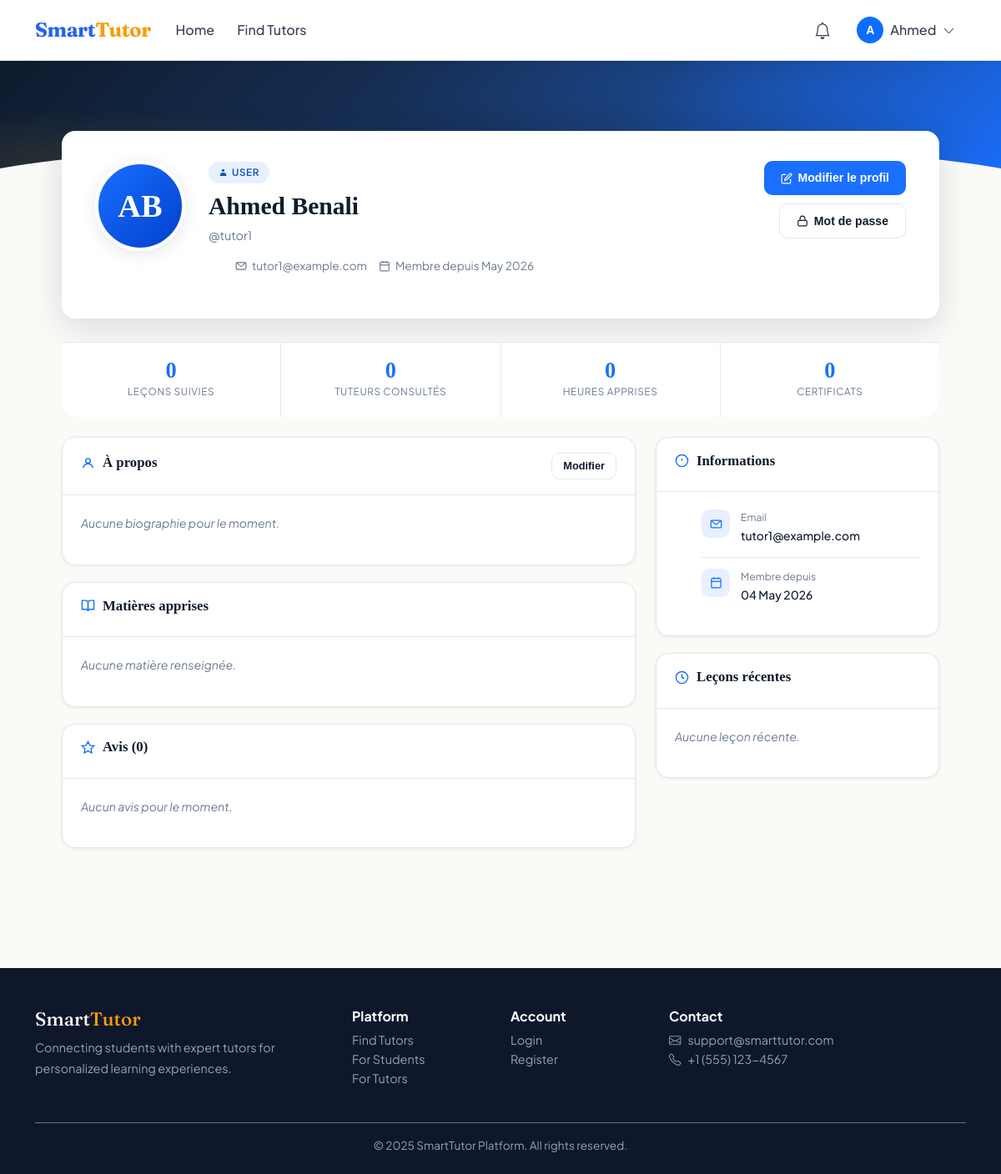
The page /accounts/profile/ (signed in) on the database its author committed.
### accounts/models.py (models this page shows, shortened)
class User(AbstractUser):
    ROLE_STUDENT = 'student'
    ROLE_TUTOR = 'tutor'
    ROLE_ADMIN = 'admin'
    ROLE_CHOICES = [
        (ROLE_STUDENT, 'Student'),
        (ROLE_TUTOR, 'Tutor'),
        (ROLE_ADMIN, 'Admin'),
    ]
    role = models.CharField(max_length=10, choices=ROLE_CHOICES, default=ROLE_STUDENT)
    profile_picture = models.ImageField(upload_to='profile_pics/', blank=True, null=True)
    phone = models.CharField(max_length=20, blank=True)
    bio = models.TextField(blank=True)
    date_of_birth = models.DateField(null=True, blank=True)
    is_verified = models.BooleanField(default=False)
    created_at = models.DateTimeField(auto_now_add=True)
    updated_at = models.DateTimeField(auto_now=True)
    class Meta:
        db_table = 'users'
        verbose_name = 'User'
        verbose_name_plural = 'Users'
    @property
    def is_tutor(self):
        return self.role == self.ROLE_TUTOR

### accounts/views.py (the view)
# urls.py: path('profile/', views.profile_view, name='profile'),
@login_required
def profile_view(request):
    user = request.user
    tutor_profile = None
    student_profile = None
    if user.is_tutor:
        tutor_profile = getattr(user, 'tutorprofile', None)
    else:
        student_profile = getattr(user, 'studentprofile', None)
    context = {
        'profile_user': user,
        'tutor_profile': tutor_profile,
        'student_profile': student_profile,
    }
    return render(request, 'accounts/profile.html', context)

### accounts/templates/accounts/profile.html (shortened to what this page needs)
{% extends 'base.html' %}
{% load static %}
{% block content %}
<div class="profile-hero"></div>
<div class="profile-container">
  <div class="profile-card-wrapper">
    <div class="profile-main-card">
      <div class="p-avatar-wrap">
        {% if profile.photo %}
          <img src="{{ profile.photo.url }}" alt="{{ user.get_full_name }}" class="p-avatar">
        {% else %}
          <div class="p-avatar-fallback">
            {{ user.first_name|first|upper }}{{ user.last_name|first|upper }}
          </div>
        {% endif %}
      </div>
      <div>
        {% if user.groups.first.name == 'Tuteur' %}
          <span class="p-role-badge tutor">
            <svg width="11" height="11" fill="currentColor" viewBox="0 0 20 20"><path d="M10.394 2.08a1 1 0 00-.788 0l-7 3a1 1 0 000 1.84L5.25 8.051a.999.999 0 01.356-.257l4-1.714a1 1 0 11.788 1.838l-2.727 1.17 1.94.831a1 1 0 00.787 0l7-3a1 1 0 000-1.838l-7-3zM3.31 9.397L5 10.12v4.102a8.969 8.969 0 00-1.05-.174 1 1 0 01-.89-.89 11.115 11.115 0 01.25-3.762zm5.99 7.176A9.026 9.026 0 007 14.935v-3.957l1.818.78a3 3 0 002.364 0l5.508-2.361a11.026 11.026 0 01.25 3.762 1 1 0 01-.89.89 8.968 8.968 0 00-5.35 2.524 1 1 0 01-1.4 0zM6 18a1 1 0 001-1v-2.065a8.935 8.935 0 00-2-.712V17a1 1 0 001 1z"/></svg>
            Tuteur
          </span>
        {% else %}
          <span class="p-role-badge student">
            <svg width="11" height="11" fill="currentColor" viewBox="0 0 20 20"><path d="M10 9a3 3 0 100-6 3 3 0 000 6zm-7 9a7 7 0 1114 0H3z"/></svg>
            User
          </span>
        {% endif %}
        <h1 class="p-name">{{ user.get_full_name|default:user.username }}</h1>
        <p class="p-username">@{{ user.username }}</p>
        <ul class="p-meta">
          <li>
            <svg width="14" height="14" viewBox="0 0 24 24" fill="none" stroke="currentColor" stroke-width="2"><rect x="2" y="5" width="20" height="14" rx="2"/><polyline points="2,5 12,13 22,5"/></svg>
            {{ user.email }}
          </li>
          <li>
            <svg width="14" height="14" viewBox="0 0 24 24" fill="none" stroke="currentColor" stroke-width="2"><rect x="3" y="4" width="18" height="18" rx="2"/><line x1="16" y1="2" x2="16" y2="6"/><line x1="8" y1="2" x2="8" y2="6"/><line x1="3" y1="10" x2="21" y2="10"/></svg>
            Membre depuis {{ user.date_joined|date:"F Y" }}
          </li>
        </ul>
      </div>
      <div class="p-actions">
        {% if request.user == user %}
          <a href="{% url 'accounts:edit_profile' %}" class="p-btn p-btn-primary">
            <svg width="14" height="14" viewBox="0 0 24 24" fill="none" stroke="currentColor" stroke-width="2"><path d="M11 4H4a2 2 0 00-2 2v14a2 2 0 002 2h14a2 2 0 002-2v-7"/><path d="M18.5 2.5a2.1 2.1 0 013 3L12 15l-4 1 1-4 9.5-9.5z"/></svg>
            Modifier le profil
          </a>
          <a href="{% url 'accounts:password_reset' %}" class="p-btn p-btn-outline">
            <svg width="14" height="14" viewBox="0 0 24 24" fill="none" stroke="currentColor" stroke-width="2"><rect x="3" y="11" width="18" height="11" rx="2"/><path d="M7 11V7a5 5 0 0110 0v4"/></svg>
            Mot de passe
          </a>
        {% endif %}
      </div>
    </div>
    <div class="p-stats-row">
      {% if user.groups.first.name == 'Tuteur' %}
        <div class="p-stat-cell">
          <div class="p-stat-value">{{ profile.total_lessons|default:"0" }}</div>
          <div class="p-stat-label">Leçons données</div>
        </div>
        <div class="p-stat-cell">
          <div class="p-stat-value">{{ profile.total_students|default:"0" }}</div>
          <div class="p-stat-label">Étudiants</div>
        </div>
        <div class="p-stat-cell">
          <div class="p-stat-value">{{ profile.average_rating|floatformat:1|default:"—" }}</div>
          <div class="p-stat-label">Note moyenne</div>
        </div>
        <div class="p-stat-cell">
          <div class="p-stat-value">{{ profile.years_experience|default:"0" }}</div>
          <div class="p-stat-label">Ans d'expérience</div>
        </div>
      {% else %}
        <div class="p-stat-cell">
          <div class="p-stat-value">{{ profile.lessons_taken|default:"0" }}</div>
          <div class="p-stat-label">Leçons suivies</div>
        </div>
        <div class="p-stat-cell">
          <div class="p-stat-value">{{ profile.tutors_count|default:"0" }}</div>
          <div class="p-stat-label">Tuteurs consultés</div>
        </div>
        <div class="p-stat-cell">
          <div class="p-stat-value">{{ profile.hours_learned|default:"0" }}</div>
          <div class="p-stat-label">Heures apprises</div>
        </div>
        <div class="p-stat-cell">
          <div class="p-stat-value">{{ profile.certificates|default:"0" }}</div>
          <div class="p-stat-label">Certificats</div>
        </div>
      {% endif %}
    </div>
  </div>
  <div class="p-content-grid">
    <div>
      <div class="p-card">
        <div class="p-card-header">
          <h2 class="p-card-title">
            <svg width="17" height="17" viewBox="0 0 24 24" fill="none" stroke="var(--sky)" stroke-width="2"><circle cx="12" cy="8" r="4"/><path d="M4 20c0-4 3.6-7 8-7s8 3 8 7"/></svg>
            À propos
          </h2>
          {% if request.user == user %}
          <a href="{% url 'accounts:edit_profile' %}" class="p-btn p-btn-outline" style="padding:5px 13px;font-size:.8rem;">Modifier</a>
          {% endif %}
        </div>
        <div class="p-card-body">
          {% if profile.bio %}
            <p class="p-bio">{{ profile.bio }}</p>
          {% else %}
            <p class="p-empty">Aucune biographie pour le moment.</p>
          {% endif %}
        </div>
      </div>
      <div class="p-card">
        <div class="p-card-header">
          <h2 class="p-card-title">
            <svg width="17" height="17" viewBox="0 0 24 24" fill="none" stroke="var(--sky)" stroke-width="2"><path d="M2 3h6a4 4 0 014 4v14a3 3 0 00-3-3H2z"/><path d="M22 3h-6a4 4 0 00-4 4v14a3 3 0 013-3h7z"/></svg>
            {% if user.groups.first.name == 'Tuteur' %}Matières enseignées{% else %}Matières apprises{% endif %}
          </h2>
        </div>
        <div class="p-card-body">
          {% if profile.subjects.all %}
            <div class="p-tags">
              {% for subject in profile.subjects.all %}
                <span class="p-tag">{{ subject.name }}</span>
              {% endfor %}
            </div>
          {% else %}
            <p class="p-empty">Aucune matière renseignée.</p>
          {% endif %}
        </div>
      </div>
      <div class="p-card">
        <div class="p-card-header">
          <h2 class="p-card-title">
            <svg width="17" height="17" viewBox="0 0 24 24" fill="none" stroke="var(--sky)" stroke-width="2"><polygon points="12 2 15.1 8.3 22 9.3 17 14.1 18.2 21 12 17.8 5.8 21 7 14.1 2 9.3 8.9 8.3 12 2"/></svg>
            Avis ({{ reviews.count|default:"0" }})
          </h2>
        </div>
        <div class="p-card-body">
          {% if reviews %}
            {% for review in reviews %}
            <div class="p-review">
              <div class="p-review-top">
                <span class="p-reviewer">{{ review.author.get_full_name|default:review.author.username }}</span>
                <span class="p-rev-date">{{ review.created_at|date:"d M Y" }}</span>
              </div>
              <div class="p-stars">
                {% for i in "12345" %}{% if forloop.counter <= review.rating %}★{% else %}☆{% endif %}{% endfor %}
              </div>
              <p class="p-rev-text">{{ review.comment }}</p>
            </div>
            {% endfor %}
          {% else %}
            <p class="p-empty">Aucun avis pour le moment.</p>
          {% endif %}
        </div>
      </div>
    </div>
    <div>
      <div class="p-card">
        <div class="p-card-header">
          <h2 class="p-card-title">
            <svg width="17" height="17" viewBox="0 0 24 24" fill="none" stroke="var(--sky)" stroke-width="2"><circle cx="12" cy="12" r="10"/><line x1="12" y1="8" x2="12" y2="12"/><line x1="12" y1="16" x2="12.01" y2="16"/></svg>
            Informations
          </h2>
        </div>
        <div class="p-card-body" style="padding-top:8px;padding-bottom:8px;">
          <ul class="p-info-list">
            <li class="p-info-item">
              <div class="p-info-icon">
                <svg width="15" height="15" viewBox="0 0 24 24" fill="none" stroke="var(--sky)" stroke-width="2"><rect x="2" y="5" width="20" height="14" rx="2"/><polyline points="2,5 12,13 22,5"/></svg>
              </div>
              <div>
                <div class="p-info-key">Email</div>
                <div class="p-info-val">{{ user.email|default:"Non renseigné" }}</div>
              </div>
            </li>
            <li class="p-info-item">
              <div class="p-info-icon">
                <svg width="15" height="15" viewBox="0 0 24 24" fill="none" stroke="var(--sky)" stroke-width="2"><rect x="3" y="4" width="18" height="18" rx="2"/><line x1="16" y1="2" x2="16" y2="6"/><line x1="8" y1="2" x2="8" y2="6"/><line x1="3" y1="10" x2="21" y2="10"/></svg>
              </div>
              <div>
                <div class="p-info-key">Membre depuis</div>
                <div class="p-info-val">{{ user.date_joined|date:"d F Y" }}</div>
              </div>
            </li>
          </ul>
        </div>
      </div>
      <div class="p-card">
        <div class="p-card-header">
          <h2 class="p-card-title">
            <svg width="17" height="17" viewBox="0 0 24 24" fill="none" stroke="var(--sky)" stroke-width="2"><circle cx="12" cy="12" r="10"/><polyline points="12 6 12 12 16 14"/></svg>
            Leçons récentes
          </h2>
        </div>
        <div class="p-card-body">
          {% if recent_lessons %}
            {% for lesson in recent_lessons %}
            <div class="p-lesson-item">
              <div class="p-lesson-subj">{{ lesson.subject }}</div>
              <div class="p-lesson-meta">{{ lesson.date|date:"d M Y" }} · {{ lesson.duration }}h</div>
            </div>
            {% endfor %}
          {% else %}
            <p class="p-empty">Aucune leçon récente.</p>
          {% endif %}
        </div>
      </div>
    </div>
  </div>
</div>
{% endblock %}

### templates/base.html (shortened to what this page needs)
<!DOCTYPE html>
<html lang="en">
<head>
    <link href="https://cdn.jsdelivr.net/npm/bootstrap@5.3.2/dist/css/bootstrap.min.css" rel="stylesheet">
    <link href="https://cdn.jsdelivr.net/npm/bootstrap-icons@1.11.3/font/bootstrap-icons.min.css" rel="stylesheet">
</head>
<body>
<nav class="navbar navbar-expand-lg sticky-top">
    <div class="container">
        <a class="navbar-brand" href="{% url 'accounts:home' %}">
            Smart<span>Tutor</span>
        </a>
        <div class="collapse navbar-collapse" id="navMenu">
            <ul class="navbar-nav me-auto">
                <li class="nav-item">
                    <a class="nav-link {% if request.resolver_match.url_name == 'home' %}active{% endif %}"
                       href="{% url 'accounts:home' %}">Home</a>
                </li>
                <li class="nav-item">
                    <a class="nav-link {% if 'tutors' in request.path %}active{% endif %}"
                       href="{% url 'tutors:list' %}">Find Tutors</a>
                </li>
            </ul>
            <ul class="navbar-nav align-items-center gap-1">
                {% if user.is_authenticated %}
                    <li class="nav-item dropdown">
                        <a class="nav-link position-relative" href="#" data-bs-toggle="dropdown">
                            <i class="bi bi-bell fs-5"></i>
                        </a>
                    </li>
                    <li class="nav-item dropdown">
                        <a class="nav-link d-flex align-items-center gap-2" href="#" data-bs-toggle="dropdown">
                            {% if user.profile_picture %}
                                <img src="{{ user.profile_picture.url }}" alt="" class="rounded-circle" width="32" height="32" style="object-fit:cover;">
                            {% else %}
                                <div class="rounded-circle bg-primary d-flex align-items-center justify-content-center"
                                     style="width:32px;height:32px;color:#fff;font-weight:700;font-size:.85rem;">
                                    {{ user.first_name|first|upper }}
                                </div>
                            {% endif %}
                            <span class="d-none d-md-inline fw-600">{{ user.first_name }}</span>
                            <i class="bi bi-chevron-down small"></i>
                        </a>
                    </li>
                {% endif %}
            </ul>
        </div>
    </div>
</nav>
{% block content %}{% endblock %}
{% block footer %}
<footer>
    <div class="container">
        <div class="row g-4 mb-4">
            <div class="col-lg-4">
                <h5 style="font-family:var(--font-display);color:#fff;font-size:1.4rem;">
                    Smart<span style="color:var(--accent);">Tutor</span>
                </h5>
                <p class="mt-2" style="font-size:.9rem;line-height:1.7;">
                    Connecting students with expert tutors for personalized learning experiences.
                </p>
            </div>
            <div class="col-6 col-lg-2">
                <h6>Platform</h6>
                <ul class="list-unstyled mt-2" style="font-size:.9rem;">
                    <li><a href="{% url 'tutors:list' %}">Find Tutors</a></li>
                    <li><a href="{% url 'accounts:register_student' %}">For Students</a></li>
                    <li><a href="{% url 'accounts:register_tutor' %}">For Tutors</a></li>
                </ul>
            </div>
            <div class="col-6 col-lg-2">
                <h6>Account</h6>
                <ul class="list-unstyled mt-2" style="font-size:.9rem;">
                    <li><a href="{% url 'accounts:login' %}">Login</a></li>
                    <li><a href="{% url 'accounts:register' %}">Register</a></li>
                </ul>
            </div>
            <div class="col-lg-4">
                <h6>Contact</h6>
                <p style="font-size:.9rem;">
                    <i class="bi bi-envelope me-2"></i>support@smarttutor.com<br>
                    <i class="bi bi-telephone me-2 mt-1"></i>+1 (555) 123-4567
                </p>
            </div>
        </div>
        <div class="border-top border-secondary pt-3 text-center" style="font-size:.85rem;">
            © 2025 SmartTutor Platform. All rights reserved.
        </div>
    </div>
</footer>
{% endblock %}
</body>
</html>

### rows shown on the page
User: first_name|first "A", first_name "Ahmed", last_name|first "B", get_full_name "Ahmed Benali", username "tutor1", email "tutor1@example.com", date_joined "May 2026", date_joined "04 May 2026"

### other values the page prints
{{ profile.lessons_taken|default:"0" }} "0"
{{ profile.tutors_count|default:"0" }} "0"
{{ profile.hours_learned|default:"0" }} "0"
{{ profile.certificates|default:"0" }} "0"
{{ reviews.count|default:"0" }} "0"
